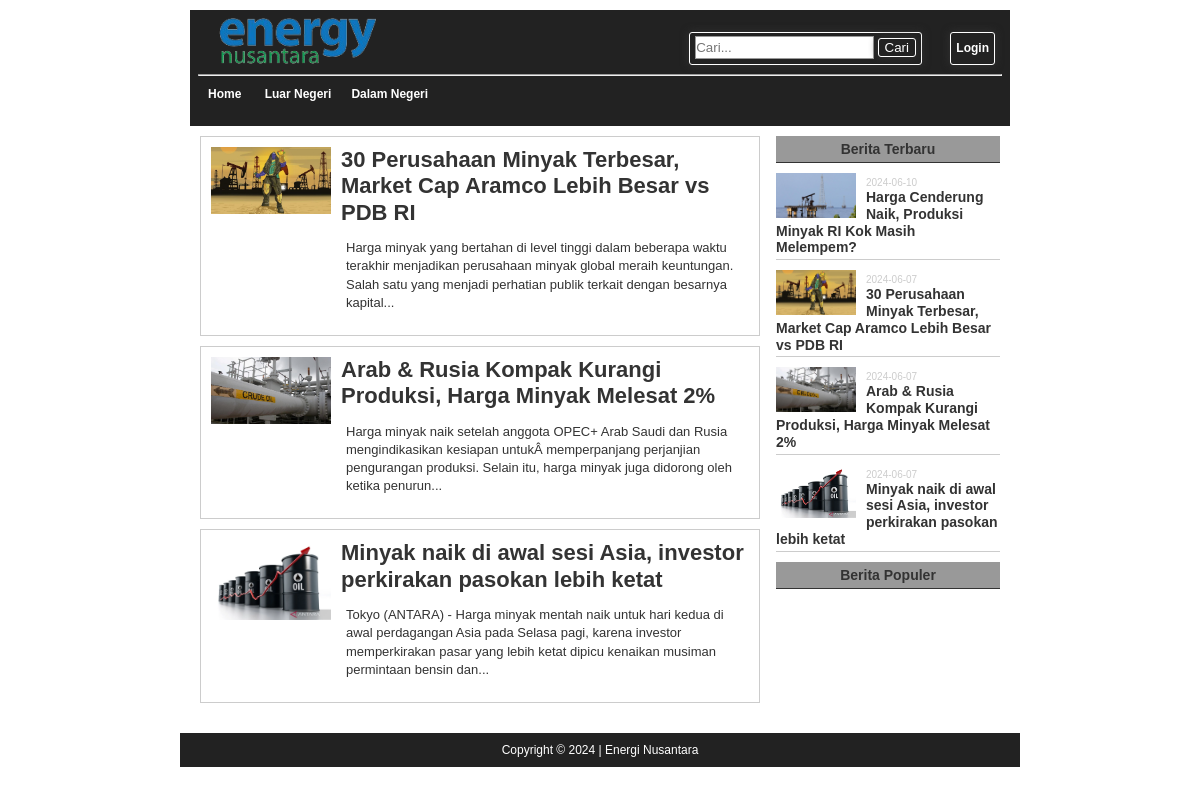
Page /?open=cat&id=2 on the committed database.
### tables this page shows
CREATE TABLE IF NOT EXISTS `kategori` (
  `id` int(11) NOT NULL AUTO_INCREMENT,
  `kategori` varchar(100) DEFAULT NULL,
  `alias` varchar(50) DEFAULT NULL,
  `terbit` varchar(1) DEFAULT NULL,
  PRIMARY KEY (`id`)
);

CREATE TABLE IF NOT EXISTS `berita` (
  `id` int(11) NOT NULL AUTO_INCREMENT,
  `judul` varchar(225) DEFAULT NULL,
  `kategori` varchar(50) DEFAULT NULL,
  `isi` mediumtext,
  `gambar` varchar(225) DEFAULT NULL,
  `teks` mediumtext,
  `tanggal` varchar(30) DEFAULT NULL,
  `view` varchar(20) DEFAULT NULL,
  `author` varchar(225) DEFAULT NULL,
  `post_type` varchar(50) DEFAULT NULL,
  `terbit` varchar(1) DEFAULT NULL,
  PRIMARY KEY (`id`)
);

### inc/fungsi.php (the view, shortened to what this page needs)
<?php
function populer() { ?>
    <div class="bar-menu">
        Berita Populer
    </div>
<?php
}
function berita_terbaru() { ?>
    <div class="bar-menu">
        Berita Terbaru
    </div>
    <div>
        <?php
        global $conn;
        $sql = "SELECT * FROM berita WHERE terbit=1 ORDER BY id DESC LIMIT 0, 10";
        $terkini = mysqli_query($conn, $sql);
        while ($r = mysqli_fetch_array($terkini)) :
            extract($r);
        ?>
        <div class="side-box">
            <div class="img">
                <img src="<?=  URL_SITUS. $gambar?>">
            </div>
            <span><?= substr($tanggal, 0, 10)?></span>
            <h1>
                <a href="./?open=detail&id=<?= $id?>"><?= $judul ?></a>
            </h1>
        </div>
        <?php endwhile;?>
    </div>
<?php }?>

### header.php (shortened to what this page needs)
<?php
include("inc/koneksi.php");
include("inc/fungsi.php");
?>
<!DOCTYPE html>
<html>
<head>
    <link rel="stylesheet" type="text/css" href="assets/style.css">
</head>
<body>
    <div class="wrap">
        <div class="pd10">
            <header>
                <nav>
                    <div class="logo-home">
                        <img src="<?= URL_SITUS . PATH_LOGO_NAME . '/' . FILE_LOGO_NAME; ?>" alt="">
                    </div>
                    <hr>
                    <a href="./">Home</a>
                    <?php
                    global $conn;
                    if ($conn) {
                        $menu = mysqli_query($conn, "SELECT * FROM kategori WHERE terbit='1' ORDER BY id ASC LIMIT 0, 10");
                        if ($menu) {
                            while ($r = mysqli_fetch_array($menu)) {
                                extract($r);
                                echo '<a href="./?open=cat&id=' . $id . '">' . $kategori . '</a>';
                            }
                        } else {
                            echo "Error: " . mysqli_error($conn);
                        }
                    } else {
                        echo "Database connection failed.";
                    }
                    ?>
                    <a href="./admin/" class="btn fr" style="margin-top: -50px; margin-right: 7px;">Login</a>
                    <form action="" method="GET" class="btn fr" style="margin-top: -50px; margin-right: 80px;">
                        <input type="text" name="key" placeholder="Cari...">
                        <button type="submit" class="cari" name="open" value="cari">Cari</button>
                    </form>
                </nav>
            </header>

### kategori.php (shortened to what this page needs)
<div class="mainpage">
    <div class="content">
        <?php
        global $conn;
        if ($_SERVER['REQUEST_METHOD'] === 'GET') {
            if (isset($_GET['id'])) {
                $catid =  $_GET['id'];
                $get_alias = mysqli_query($conn, "SELECT * FROM kategori WHERE id=$catid ORDER BY id DESC LIMIT 0,10");
                while ($a = mysqli_fetch_array($get_alias)) :
                    $get_berita = mysqli_query($conn, "SELECT * FROM berita WHERE terbit=1 AND kategori= '".$a['alias']."' ORDER BY id DESC LIMIT 0,10");
                    while ($b = mysqli_fetch_array($get_berita)) :
                        extract($b);
                    ?>
                    <div class="boxnews">
                        <div class="img">
                            <img src="<?= URL_SITUS. $gambar?>">
                        </div>
                        <h1><a href="./?open=detail&id=<?=$id?>"><?= $judul ?></a></h1>
                        <p><?= substr(strip_tags($isi), 0 , 200)?>...</p>
                    </div>
                    <?php
                    endwhile;
                endwhile;
            }
        }
        ?>
    </div>
    <div class="sidebar">
        <?php include'sidebar.php'?>
    </div>
</div>

### assets/style.css (style rules this page uses)
body { margin: 0; padding: 0; background: #fff; font-family: Arial, sans-serif; font-size: 14px; color: #333; }
a { text-decoration: none; color: #666666; }
h1,h2,h3,h4,h5,h6 { line-height: 1.2; }
h1 { font-size: 40px; margin: 0; }
.fr { float: right; }
.pd10 { padding: 10px !important; }
.wrap { width: 70%; margin: 0 auto; }
input[type="text"] { padding: 3px 0; border: 1px solid #999; }
.btn { padding: 3px 5px; margin: 0px 3px; border-radius: 3px; border: 1px solid #FFF; box-sizing: border-box; box-shadow: 0px 0px 8px #333; }
header { min-height: 90px; background-color: #222; }
.logo-home { height: 50px; width: 200px; overflow: hidden; float: left; }
.logo-home img { width: 100%; }
.cari { background-color: #222; color: white; border-radius: 3px; border: 1px solid #FFF; box-sizing: border-box; box-shadow: 0px 0px 8px #333; }
nav { height: 100px; padding: 8px; line-height: 25px; font-size: 12px; font-weight: 700; background: #222; }
nav a { margin: 3px 10px; color: #ffffff; text-decoration: none; }
.mainpage { width: 100%; padding: 0; box-sizing: border-box; }
.content { width: 70%; float: left; }
.sidebar { width: 28%; float: right; }
.bar-menu { font-size: 14px; font-weight: 700; text-align: center; padding: 5px 0; margin: 0 0 10px 0; background: #999; border-bottom: 1px solid #333; }
.boxnews { width: 100%; padding: 10px; margin: 0 0 10px 0; box-sizing: border-box; border: 1px solid #ccc; }
.boxnews .img { width: 120px; height: auto; float: left; margin-right: 10px; overflow: hidden; }
.boxnews .img img { width: 100%; }
.boxnews h1 { font-size: 22px; }
.boxnews h1 a { color: #333; text-decoration: none; }
.boxnews p { font-size: 13px; line-height: 1.4; margin-left: 135px; }
.side-box { width: 100%; padding: 0 0 3px 0; margin: 0 0 10px 0; box-sizing: border-box; border-bottom: 1px solid #ccc; }
.side-box .img { width: 80px; height: auto; float: left; margin-right: 10px; overflow: hidden; }
.side-box .img img { width: 100%; }
.side-box h1 { font-size: 14px; }
.side-box h1 a { color: #333; text-decoration: none; }
.side-box span { font-size: 10px; color: #ccc; }

### rows in the picture
kategori: kategori "Luar Negeri"
kategori: kategori "Dalam Negeri"
berita: gambar (picture), judul "30 Perusahaan Minyak Terbesar, Market Cap Aramco Lebih Besar vs PDB RI", isi "Harga minyak yang bertahan di level tinggi dalam beberapa waktu terakhir menjadikan perusahaan minyak global meraih keuntungan. Salah satu yang menjadi perhatian publik terkait dengan besarnya kapital", tanggal "2024-06-07"
berita: gambar (picture), judul "Arab & Rusia Kompak Kurangi Produksi, Harga Minyak Melesat 2%", isi "Harga minyak naik setelah anggota OPEC+ Arab Saudi dan Rusia mengindikasikan kesiapan untukÂ memperpanjang perjanjian pengurangan produksi. Selain itu, harga minyak juga didorong oleh ketika penurun", tanggal "2024-06-07"
berita: gambar (picture), judul "Minyak naik di awal sesi Asia, investor perkirakan pasokan lebih ketat", isi "Tokyo (ANTARA) - Harga minyak mentah naik untuk hari kedua di awal perdagangan Asia pada Selasa pagi, karena investor memperkirakan pasar yang lebih ketat dipicu kenaikan musiman permintaan bensin dan", tanggal "2024-06-07"
berita: gambar (picture), tanggal "2024-06-10", judul "Harga Cenderung Naik, Produksi Minyak RI Kok Masih Melempem?"
